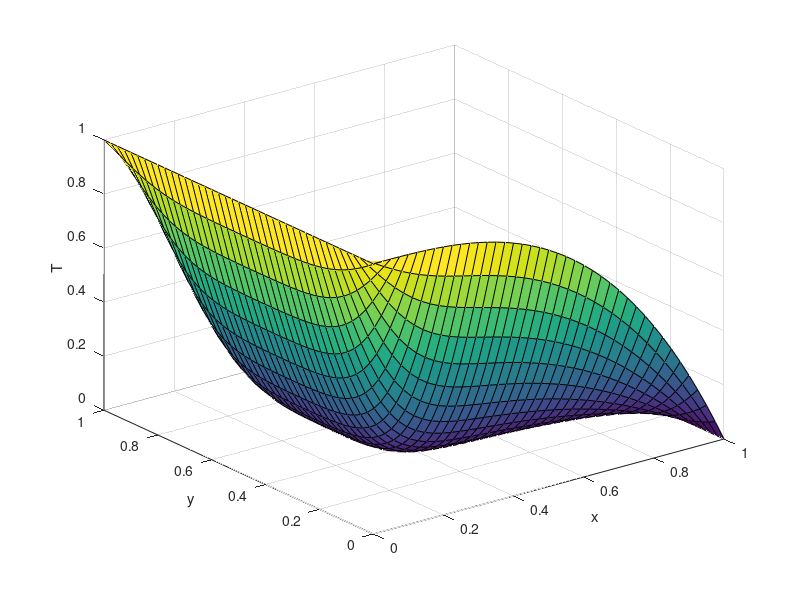
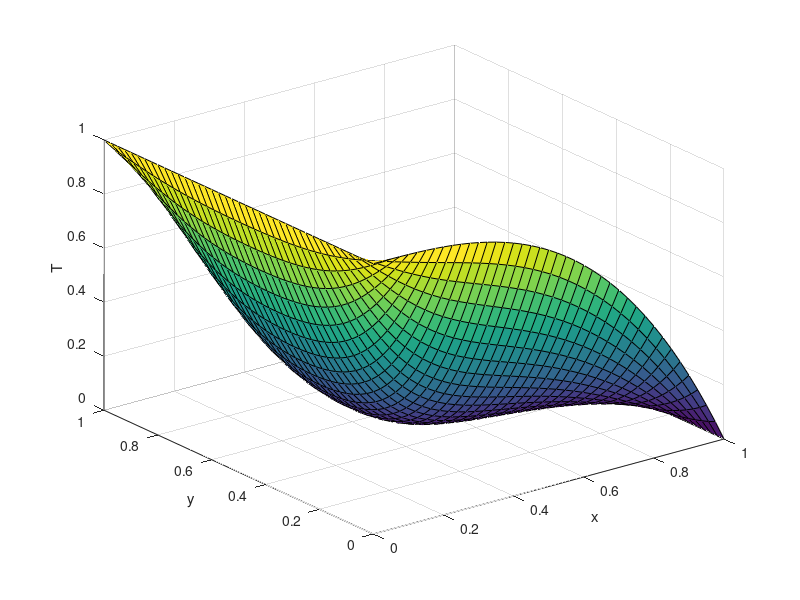
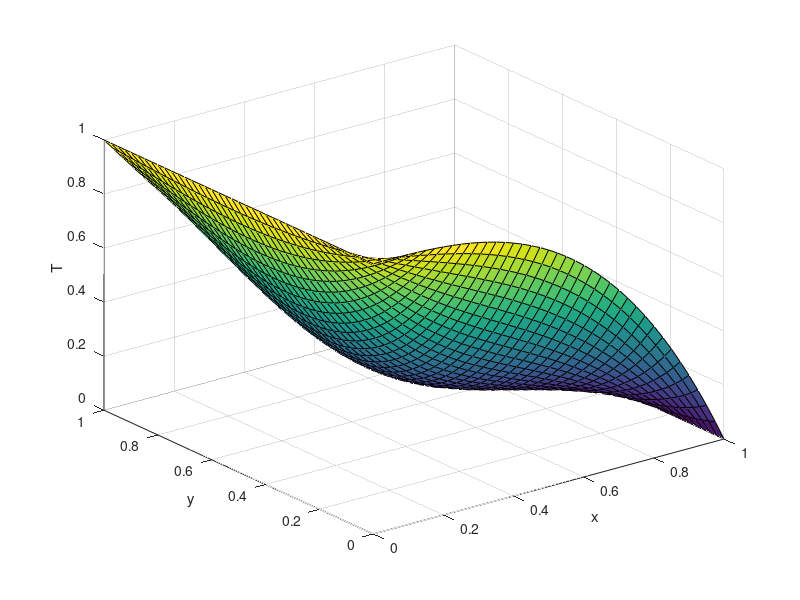
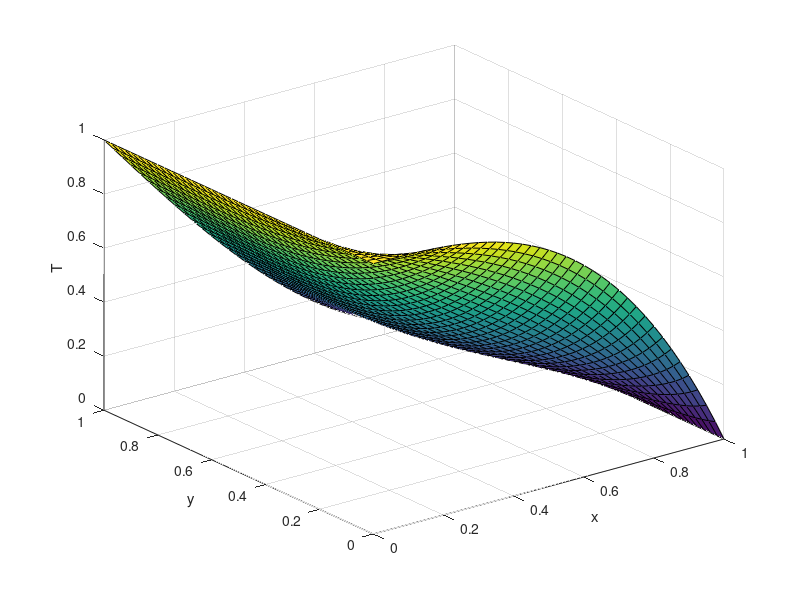

The MATLAB script that drew these images, in order:
clc, clear, close
tic
%Solving the 2D heat equation with explicit Euler scheme
%% Calculation
%Parameters
delta_x=0.025;
length_x=1;
nx=length_x/delta_x; %Number of grid intervals along x-direction
x=0:delta_x:1;
delta_y=0.025;
length_y=1;
ny=length_y/delta_y; %Number of grid intervals along y-direction
y=0:delta_y:1;
delta_t=0.0001;
range_t=0.16;
nt=range_t/delta_t; %Number of time intervals
t=0:delta_t:0.16;

%Constructing coefficient matrces Ax and Ay
Ax=(-2*eye(length(x))+diag(ones(1,length(x)-1),-1)+diag(ones(1,length(x)-1),1));
Ay=(-2*eye(length(y))+diag(ones(1,length(y)-1),-1)+diag(ones(1,length(y)-1),1));

%Initial and boundary conditions
top_bc=1-y'.^3;
bottom_bc=1-sin(pi/2*y');
right_bc=0;
left_bc=1;
w_t0=0;
time_t0=0;

%Constructing the stored matrix for time evolution
time_ev=zeros(1,nt+1);
temp_ev=zeros(1,nt+1);
time_ev(1,1)=0;
temp_ev(1,1)=0;

%Expilcit Euler scheme
[X,Y]=meshgrid(x,y);
w=w_t0;
time=time_t0;
alpha=1/(delta_x)^2; %Uniform delta_x and delta_y
for n=1:nt
    w=w+(alpha*w*Ax+alpha*Ay*w)*delta_t; %Explicit Euler equation
    w(:,ny+1)=right_bc;
    w(:,1)=left_bc;
    w(end,:)=bottom_bc;
    w(1,:)=top_bc;
    temp_ev(1,n+1)=w(17,17);
    time=time+delta_t;
    time_ev(1,n+1)=time;
    if n==100
        figure('Name','Entire domain t=0.01','NumberTitle','off')
        surf(x,y,w)
        axis([0 1 0 1 0 1])
        xlabel('x')
        ylabel('y')
        zlabel('T');
    elseif n==200
        figure('Name','Entire domain t=0.02','NumberTitle','off')
        surf(x,y,w)
        axis([0 1 0 1 0 1])
        xlabel('x')
        ylabel('y')
        zlabel('T');
    elseif n==400
        figure('Name','Entire domain t=0.04','NumberTitle','off')
        surf(x,y,w)
        axis([0 1 0 1 0 1])
        xlabel('x')
        ylabel('y')
        zlabel('T');
    elseif n==800
        figure('Name','Entire domain t=0.08','NumberTitle','off')
        surf(x,y,w)
        axis([0 1 0 1 0 1])
        xlabel('x')
        ylabel('y')
        zlabel('T');
    elseif n==1600
        figure('Name','Entire domain t=0.16','NumberTitle','off')
        surf(x,y,w)
        axis([0 1 0 1 0 1])
        xlabel('x')
        ylabel('y')
        zlabel('T');
    end
end

%% Plotting time evolution of temperature at x=y=0.4
figure('Name','Time evolution','NumberTitle','off')
plot(time_ev,temp_ev,'k-','LineWidth',2)
set(gca,'Fontsize',13,'linewidth',1.5)
xlabel('Time','Fontsize',15,'FontWeight','bold','Color','k')
ylabel('Temperature','Fontsize',15,'FontWeight','bold','Color','k');
grid on;

%% Plotting vertical temperature profile at t=0.16 and x=0.4
figure('Name','Vertical temperature','NumberTitle','off')
plot(y,w(17,:),'k-','LineWidth',2)
set(gca,'Fontsize',13,'linewidth',1.5)
xlabel('y','Fontsize',15,'FontWeight','bold','Color','k')
ylabel('Temperature','Fontsize',15,'FontWeight','bold','Color','k');
grid on;
toc
